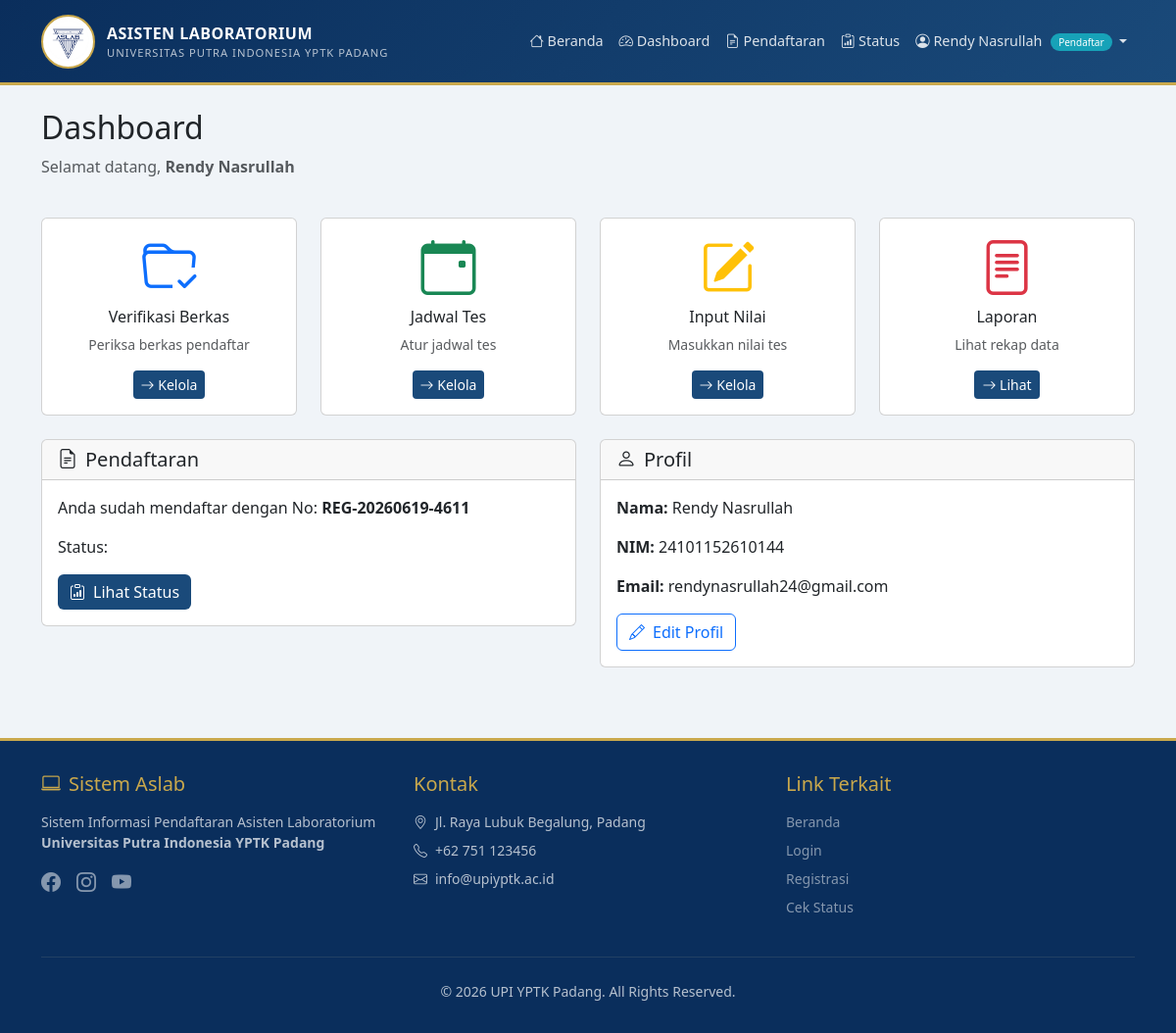
The app's page /pages/dashboard.php (signed in) with its own data.
### tables this page shows
CREATE TABLE `users` (
  `id` int(11) NOT NULL,
  `username` varchar(50) NOT NULL,
  `email` varchar(100) NOT NULL,
  `password` varchar(255) NOT NULL,
  `full_name` varchar(100) NOT NULL,
  `nim` varchar(20) NOT NULL,
  `role` enum('pendaftar','admin','kepala_lab') DEFAULT 'pendaftar',
  `status` enum('aktif','nonaktif') DEFAULT 'aktif',
  `created_at` timestamp NOT NULL DEFAULT current_timestamp()
);

CREATE TABLE `pendaftaran` (
  `id` int(11) NOT NULL,
  `user_id` int(11) NOT NULL,
  `no_pendaftaran` varchar(50) NOT NULL,
  `nama_lengkap` varchar(100) NOT NULL,
  `nim` varchar(20) NOT NULL,
  `prodi` varchar(50) NOT NULL,
  `semester` int(11) NOT NULL,
  `ipk` decimal(3,2) NOT NULL,
  `no_hp` varchar(15) NOT NULL,
  `alamat` text DEFAULT NULL,
  `cv_path` varchar(255) DEFAULT NULL,
  `ktp_path` varchar(255) DEFAULT NULL,
  `transkrip_path` varchar(255) DEFAULT NULL,
  `foto_path` varchar(255) DEFAULT NULL,
  `status_berkas` enum('pending','diverifikasi','ditolak') DEFAULT 'pending',
  `status_seleksi` enum('pending','lulus_administrasi','tes_program','wawancara','lulus','tidak_lulus') DEFAULT 'pending',
  `catatan_admin` text DEFAULT NULL,
  `created_at` timestamp NOT NULL DEFAULT current_timestamp(),
  `updated_at` timestamp NOT NULL DEFAULT current_timestamp() ON UPDATE current_timestamp()
);

### config/database.php (called while the page is built, shortened)
<?php
function getUserRole() {
    return $_SESSION['role'] ?? null;
}
?>

### pages/dashboard.php (the view, shortened to what this page needs)
<?php
require_once __DIR__ . '/../config/database.php';
$user_id = $_SESSION['user_id'];
$stmt = $pdo->prepare("SELECT * FROM users WHERE id = ?");
$stmt->execute([$user_id]);
$user = $stmt->fetch();
$stmt = $pdo->prepare("SELECT * FROM pendaftaran WHERE user_id = ?");
$stmt->execute([$user_id]);
$pendaftaran = $stmt->fetch();
include __DIR__ . '/../includes/header.php';
?>
<div class="container py-4">
    <div class="row mb-4">
        <div class="col">
            <h2 class="text-primary-dark">Dashboard</h2>
            <p class="text-muted">Selamat datang, <strong><?= htmlspecialchars($user['full_name']) ?></strong></p>
        </div>
    </div>
    <div class="row g-4 mb-4">
        <div class="col-md-3">
            <div class="card card-instansi h-100">
                <div class="card-body text-center">
                    <i class="bi bi-folder-check display-4 text-primary"></i>
                    <h6 class="mt-2">Verifikasi Berkas</h6>
                    <p class="text-muted small">Periksa berkas pendaftar</p>
                    <a href="verifikasi.php" class="btn btn-sm btn-instansi">
                        <i class="bi bi-arrow-right"></i> Kelola
                    </a>
                </div>
            </div>
        </div>
        <div class="col-md-3">
            <div class="card card-instansi h-100">
                <div class="card-body text-center">
                    <i class="bi bi-calendar-event display-4 text-success"></i>
                    <h6 class="mt-2">Jadwal Tes</h6>
                    <p class="text-muted small">Atur jadwal tes</p>
                    <a href="jadwal.php" class="btn btn-sm btn-instansi">
                        <i class="bi bi-arrow-right"></i> Kelola
                    </a>
                </div>
            </div>
        </div>
        <div class="col-md-3">
            <div class="card card-instansi h-100">
                <div class="card-body text-center">
                    <i class="bi bi-pencil-square display-4 text-warning"></i>
                    <h6 class="mt-2">Input Nilai</h6>
                    <p class="text-muted small">Masukkan nilai tes</p>
                    <a href="input_nilai.php" class="btn btn-sm btn-instansi">
                        <i class="bi bi-arrow-right"></i> Kelola
                    </a>
                </div>
            </div>
        </div>
        <div class="col-md-3">
            <div class="card card-instansi h-100">
                <div class="card-body text-center">
                    <i class="bi bi-file-text display-4 text-danger"></i>
                    <h6 class="mt-2">Laporan</h6>
                    <p class="text-muted small">Lihat rekap data</p>
                    <a href="laporan.php" class="btn btn-sm btn-instansi">
                        <i class="bi bi-arrow-right"></i> Lihat
                    </a>
                </div>
            </div>
        </div>
    </div>
    <?php if ($role === 'admin'): ?>
        <div class="alert alert-info">
            <i class="bi bi-info-circle me-2"></i>
            Anda login sebagai <strong>Administrator</strong>.
            <a href="admin/dashboard.php" class="btn btn-sm btn-primary ms-2">Buka Dashboard Admin</a>
        </div>
    <?php else: ?>
        <div class="row g-4">
            <div class="col-md-6">
                <div class="card card-instansi">
                    <div class="card-header">
                        <h5 class="mb-0"><i class="bi bi-file-earmark-text me-2"></i>Pendaftaran</h5>
                    </div>
                    <div class="card-body">
                        <?php if ($pendaftaran): ?>
                            <p>Anda sudah mendaftar dengan No: <strong><?= htmlspecialchars($pendaftaran['no_pendaftaran']) ?></strong></p>
                            <p>Status: <span class="badge badge-status <?= $pendaftaran['status_seleksi'] ?>">
                            </span></p>
                            <a href="status.php" class="btn btn-instansi">
                                <i class="bi bi-clipboard-data me-2"></i>Lihat Status
                            </a>
                        <?php endif; ?>
                    </div>
                </div>
            </div>
            <div class="col-md-6">
                <div class="card card-instansi">
                    <div class="card-header">
                        <h5 class="mb-0"><i class="bi bi-person me-2"></i>Profil</h5>
                    </div>
                    <div class="card-body">
                        <p><strong>Nama:</strong> <?= htmlspecialchars($user['full_name']) ?></p>
                        <p><strong>NIM:</strong> <?= htmlspecialchars($user['nim']) ?></p>
                        <p><strong>Email:</strong> <?= htmlspecialchars($user['email']) ?></p>
                        <a href="profile.php" class="btn btn-outline-primary">
                            <i class="bi bi-pencil me-2"></i>Edit Profil
                        </a>
                    </div>
                </div>
            </div>
        </div>
    <?php endif; ?>
</div>
<?php include __DIR__ . '/../includes/footer.php'; ?>

### includes/header.php (style rules this page uses)
body { font-family: 'Segoe UI', sans-serif; background: #f0f4f8; }
.btn-instansi { background: #1a4a7a; color: #fff; border: none; }

### records on screen
users: full_name "Rendy Nasrullah", nim "24101152610144", email "rendynasrullah24@gmail.com"
pendaftaran: no_pendaftaran "REG-20260619-4611"

### other values on screen
getUserName() "Rendy Nasrullah"
$role "Pendaftar"
